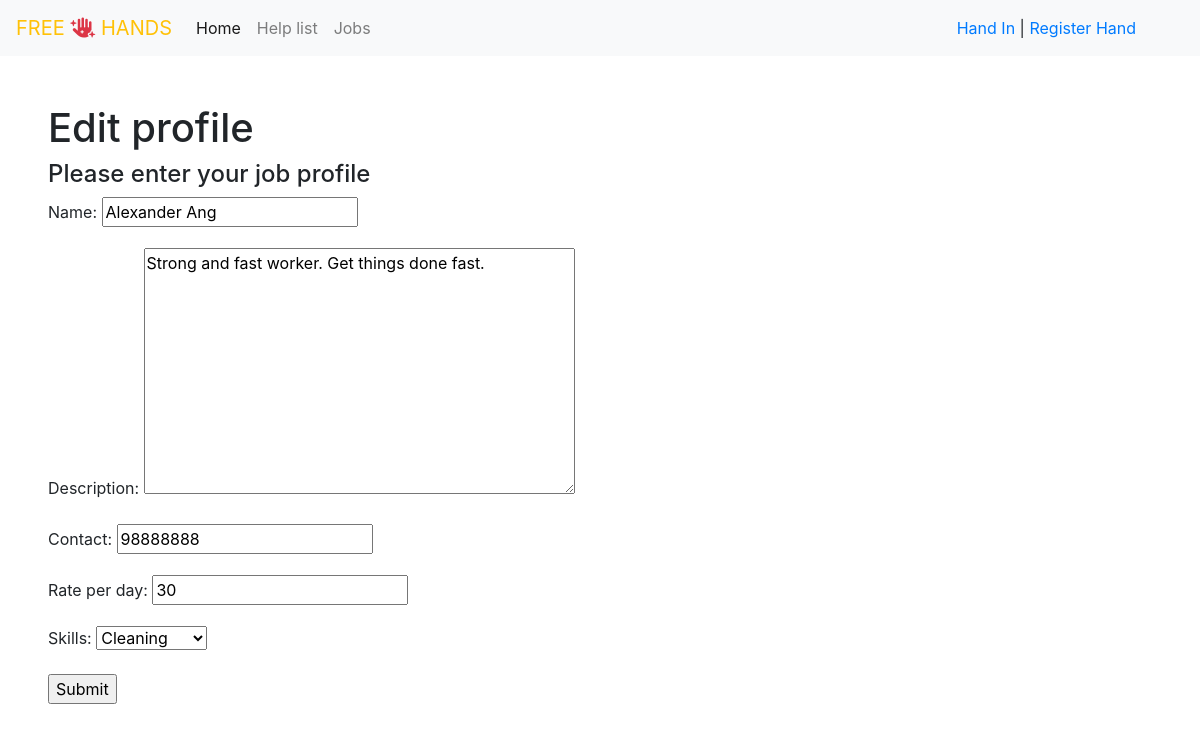
/hands/edit_profile/5, run on the app's committed database.
### hands/models.py (models this page shows, shortened)
class Hands_info (models.Model):
    user = models.ForeignKey(
        MyUser, on_delete=models.CASCADE,
        null= False,
        blank = False
        )
    name = models.CharField(
        max_length = 64,
        blank = False,
        )
    description = models.TextField(
        max_length = 256,
        blank = False,
        )
    contact = models.IntegerField (
        blank = False,
        )
    rate_per_day = models.IntegerField(
        blank = False,
        default = 20
        )
    SKILLS = [
        ('Tutoring', 'Tutoring'),
        ('Gardening', 'Gardening'),
        ('Cleaning', 'Cleaning'),
        ('Delivery', 'Delivery'),
        ('Tele-calling','Tele-calling'),
        ('Others','Others'),
        ]
    skills = models.CharField(
        max_length = 16,
        choices = SKILLS,
        default = 'Others')

### hands/views.py (the view)
# urls.py: path('edit_profile/<id>', edit_profile, name='edit_profile'),
def edit_profile (request,id):
    selected_profile = get_object_or_404(Hands_info, pk=id)
    if request.method == "POST":
        form = Profile_form(request.POST, request.FILES, instance=selected_profile)
        if form.is_valid():
            form.user = request.user
            form.save()
            return redirect(profile)
    else:
        form = Profile_form(instance=selected_profile)
        return render(request, 'edit_profile.html',{
            'form':form
        })

### hands/forms.py
class Profile_form(forms.ModelForm):
    class Meta:
        model = Hands_info
        fields = (
            'name',
            'description',
            'contact',
            'rate_per_day',
            'skills',
        )

### hands/templates/edit_profile.html (shortened to what this page needs)
{% extends 'base.html' %}
  {% block content %}
  <section class='p-5'>
    <h1>Edit profile</h1>
    <div>
      <h4>Please enter your job profile</h4>
    </div>
    <form method='POST'>
        {{ form.as_p }}
        <input type="submit">
    </form>
  </section>
  {% endblock %}

### data on the page
Hands_info: name "Alexander Ang", description "Strong and fast worker. Get things done fast.", contact "98888888", rate_per_day "30", skills "Cleaning"
